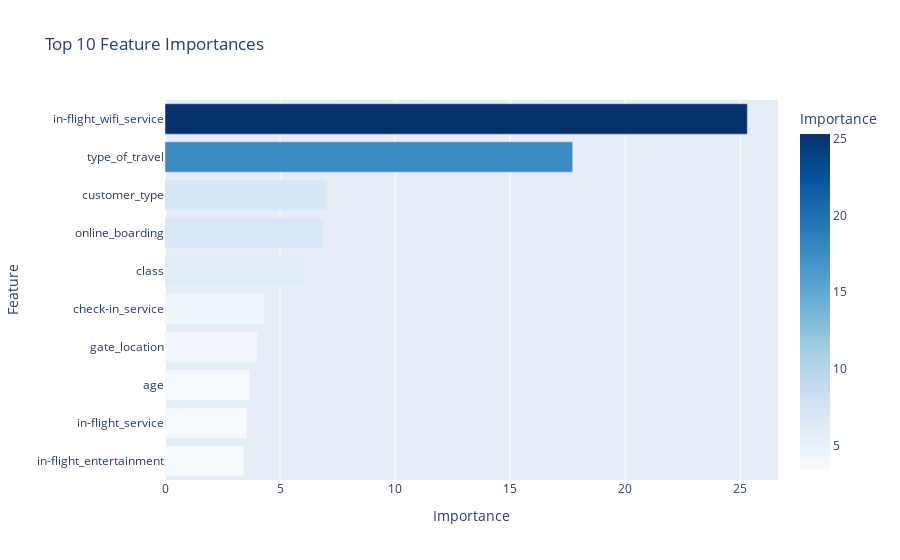

Notebook cell for this chart:
### Markdown cell above
<div style="background-color: #f0f8ff; padding: 20px; border-radius: 5px;">
  <h2><i style="color: darkorange;"></i><strong>5. Model Interpretation</strong></h2>
  <p>Gain insights into the key factors influencing customer satisfaction by interpreting the trained model. Utilize techniques such as feature importance scores from tree-based models to identify which features contribute most to the predictions. This helps in understanding the decision-making process of the model and supports strategic business actions.</p>
</div>

### Code cell
rf_model = cb.CatBoostClassifier(verbose=0)
rf_model.fit(X_train_scaled, y_train)

feature_importances = rf_model.feature_importances_
feature_names = X_train.columns

importances_df = pd.DataFrame({
    'Feature': feature_names,
    'Importance': feature_importances
}).sort_values(by='Importance', ascending=False)

fig = px.bar(
    importances_df.head(10),
    x='Importance',
    y='Feature',
    orientation='h',
    title='Top 10 Feature Importances',
    color='Importance',
    color_continuous_scale='Blues'
)

fig.update_layout(yaxis=dict(autorange="reversed"))
fig.show()

### Figure 1 — Plotly figure (JSON) as saved in the notebook; plotly's stock layout.template omitted (floating-point values rounded to 4 significant figures)
{"data": [{"alignmentgroup": "True", "hovertemplate": "Importance=%{marker.color}<br>Feature=%{y}<extra></extra>", "legendgroup": "", "marker": {"color": [25.31, 17.72, 7.038, 6.884, 6.061, 4.306, 4.008, 3.671, 3.561, 3.421], "coloraxis": "coloraxis", "pattern": {"shape": ""}}, "name": "", "offsetgroup": "", "orientation": "h", "showlegend": false, "textposition": "auto", "type": "bar", "x": [25.31, 17.72, 7.038, 6.884, 6.061, 4.306, 4.008, 3.671, 3.561, 3.421], "xaxis": "x", "y": ["in-flight_wifi_service", "type_of_travel", "customer_type", "online_boarding", "class", "check-in_service", "gate_location", "age", "in-flight_service", "in-flight_entertainment"], "yaxis": "y"}], "layout": {"barmode": "relative", "coloraxis": {"colorbar": {"title": {"text": "Importance"}}, "colorscale": [[0, "rgb(247,251,255)"], [0.125, "rgb(222,235,247)"], [0.25, "rgb(198,219,239)"], [0.375, "rgb(158,202,225)"], [0.5, "rgb(107,174,214)"], [0.625, "rgb(66,146,198)"], [0.75, "rgb(33,113,181)"], [0.875, "rgb(8,81,156)"], [1, "rgb(8,48,107)"]]}, "legend": {"tracegroupgap": 0}, "title": {"text": "Top 10 Feature Importances"}, "xaxis": {"anchor": "y", "domain": [0, 1], "title": {"text": "Importance"}}, "yaxis": {"anchor": "x", "autorange": "reversed", "domain": [0, 1], "title": {"text": "Feature"}}}}
